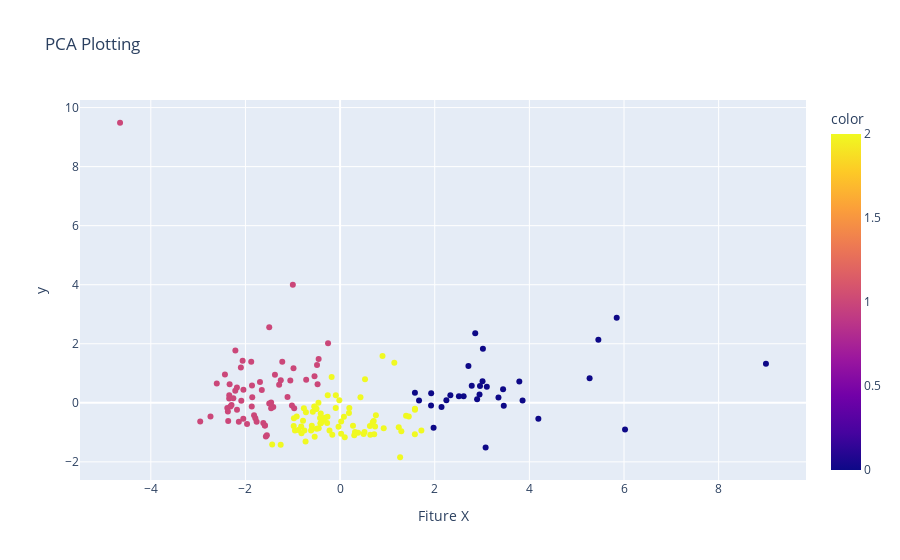

Here is the notebook cell this chart was saved with:
### Code cell
plot.scatter(x = scaled_train_data[:,0], y = scaled_train_data[:,1], color = prediction, labels = {"x":"Fiture X", "Y" : "Fiture Y"}, title = "PCA Plotting")

### Figure 1 — Plotly figure (JSON) as saved in the notebook; plotly's stock layout.template omitted (floating-point values rounded to 4 significant figures; data arrays with more than 128 entries replaced by an {"elided": "..."} marker saying what was removed)
{"data": [{"hovertemplate": "Fiture X=%{x}<br>y=%{y}<br>color=%{marker.color}<extra></extra>", "legendgroup": "", "marker": {"color": {"elided": "167 int values"}, "coloraxis": "coloraxis", "symbol": "circle"}, "mode": "markers", "name": "", "orientation": "v", "showlegend": false, "type": "scatter", "x": {"elided": "167 float values"}, "xaxis": "x", "y": {"elided": "167 float values"}, "yaxis": "y"}], "layout": {"coloraxis": {"colorbar": {"title": {"text": "color"}}, "colorscale": [[0, "#0d0887"], [0.1111, "#46039f"], [0.2222, "#7201a8"], [0.3333, "#9c179e"], [0.4444, "#bd3786"], [0.5556, "#d8576b"], [0.6667, "#ed7953"], [0.7778, "#fb9f3a"], [0.8889, "#fdca26"], [1, "#f0f921"]]}, "legend": {"tracegroupgap": 0}, "title": {"text": "PCA Plotting"}, "xaxis": {"anchor": "y", "domain": [0, 1], "title": {"text": "Fiture X"}}, "yaxis": {"anchor": "x", "domain": [0, 1], "title": {"text": "y"}}}}
